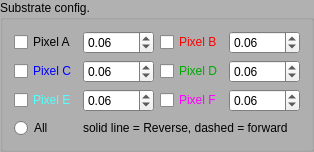
            <widget class="QGroupBox" name="groupBox_SubstrateConfig">
             <property name="palette">
              <palette>
               <active>
                <colorrole role="Base">
                 <brush brushstyle="SolidPattern">
                  <color alpha="255">
                   <red>255</red>
                   <green>255</green>
                   <blue>255</blue>
                  </color>
                 </brush>
                </colorrole>
                <colorrole role="Window">
                 <brush brushstyle="SolidPattern">
                  <color alpha="255">
                   <red>177</red>
                   <green>177</green>
                   <blue>177</blue>
                  </color>
                 </brush>
                </colorrole>
               </active>
               <inactive>
                <colorrole role="Base">
                 <brush brushstyle="SolidPattern">
                  <color alpha="255">
                   <red>255</red>
                   <green>255</green>
                   <blue>255</blue>
                  </color>
                 </brush>
                </colorrole>
                <colorrole role="Window">
                 <brush brushstyle="SolidPattern">
                  <color alpha="255">
                   <red>177</red>
                   <green>177</green>
                   <blue>177</blue>
                  </color>
                 </brush>
                </colorrole>
               </inactive>
               <disabled>
                <colorrole role="Base">
                 <brush brushstyle="SolidPattern">
                  <color alpha="255">
                   <red>177</red>
                   <green>177</green>
                   <blue>177</blue>
                  </color>
                 </brush>
                </colorrole>
                <colorrole role="Window">
                 <brush brushstyle="SolidPattern">
                  <color alpha="255">
                   <red>177</red>
                   <green>177</green>
                   <blue>177</blue>
                  </color>
                 </brush>
                </colorrole>
               </disabled>
              </palette>
             </property>
             <property name="cursor">
              <cursorShape>ArrowCursor</cursorShape>
             </property>
             <property name="autoFillBackground">
              <bool>true</bool>
             </property>
             <property name="title">
              <string>Substrate config.</string>
             </property>
             <property name="flat">
              <bool>false</bool>
             </property>
             <property name="checkable">
              <bool>false</bool>
             </property>
             <layout class="QGridLayout" name="gridLayout_6">
              <item row="0" column="0">
               <widget class="QCheckBox" name="checkBox_pixA">
                <property name="text">
                 <string>Pixel A</string>
                </property>
               </widget>
              </item>
              <item row="0" column="1">
               <widget class="QDoubleSpinBox" name="doubleSpinBox_pixAarea">
                <property name="maximum">
                 <double>1000.000000000000000</double>
                </property>
                <property name="value">
                 <double>0.060000000000000</double>
                </property>
               </widget>
              </item>
              <item row="0" column="2">
               <widget class="QCheckBox" name="checkBox_pixB">
                <property name="palette">
                 <palette>
                  <active>
                   <colorrole role="WindowText">
                    <brush brushstyle="SolidPattern">
                     <color alpha="255">
                      <red>255</red>
                      <green>0</green>
                      <blue>0</blue>
                     </color>
                    </brush>
                   </colorrole>
                  </active>
                  <inactive>
                   <colorrole role="WindowText">
                    <brush brushstyle="SolidPattern">
                     <color alpha="255">
                      <red>255</red>
                      <green>0</green>
                      <blue>0</blue>
                     </color>
                    </brush>
                   </colorrole>
                  </inactive>
                  <disabled>
                   <colorrole role="WindowText">
                    <brush brushstyle="SolidPattern">
                     <color alpha="255">
                      <red>120</red>
                      <green>120</green>
                      <blue>120</blue>
                     </color>
                    </brush>
                   </colorrole>
                  </disabled>
                 </palette>
                </property>
                <property name="text">
                 <string>Pixel B</string>
                </property>
               </widget>
              </item>
              <item row="0" column="3">
               <widget class="QDoubleSpinBox" name="doubleSpinBox_pixBarea">
                <property name="maximum">
                 <double>1000.000000000000000</double>
                </property>
                <property name="value">
                 <double>0.060000000000000</double>
                </property>
               </widget>
              </item>
              <item row="1" column="0">
               <widget class="QCheckBox" name="checkBox_pixC">
                <property name="palette">
                 <palette>
                  <active>
                   <colorrole role="WindowText">
                    <brush brushstyle="SolidPattern">
                     <color alpha="255">
                      <red>0</red>
                      <green>0</green>
                      <blue>255</blue>
                     </color>
                    </brush>
                   </colorrole>
                  </active>
                  <inactive>
                   <colorrole role="WindowText">
                    <brush brushstyle="SolidPattern">
                     <color alpha="255">
                      <red>0</red>
                      <green>0</green>
                      <blue>255</blue>
                     </color>
                    </brush>
                   </colorrole>
                  </inactive>
                  <disabled>
                   <colorrole role="WindowText">
                    <brush brushstyle="SolidPattern">
                     <color alpha="255">
                      <red>88</red>
                      <green>88</green>
                      <blue>88</blue>
                     </color>
                    </brush>
                   </colorrole>
                  </disabled>
                 </palette>
                </property>
                <property name="text">
                 <string>Pixel C</string>
                </property>
               </widget>
              </item>
              <item row="1" column="1">
               <widget class="QDoubleSpinBox" name="doubleSpinBox_pixCarea">
                <property name="maximum">
                 <double>1000.000000000000000</double>
                </property>
                <property name="value">
                 <double>0.060000000000000</double>
                </property>
               </widget>
              </item>
              <item row="1" column="2">
               <widget class="QCheckBox" name="checkBox_pixD">
                <property name="palette">
                 <palette>
                  <active>
                   <colorrole role="WindowText">
                    <brush brushstyle="SolidPattern">
                     <color alpha="255">
                      <red>0</red>
                      <green>170</green>
                      <blue>0</blue>
                     </color>
                    </brush>
                   </colorrole>
                  </active>
                  <inactive>
                   <colorrole role="WindowText">
                    <brush brushstyle="SolidPattern">
                     <color alpha="255">
                      <red>0</red>
                      <green>170</green>
                      <blue>0</blue>
                     </color>
                    </brush>
                   </colorrole>
                  </inactive>
                  <disabled>
                   <colorrole role="WindowText">
                    <brush brushstyle="SolidPattern">
                     <color alpha="255">
                      <red>88</red>
                      <green>88</green>
                      <blue>88</blue>
                     </color>
                    </brush>
                   </colorrole>
                  </disabled>
                 </palette>
                </property>
                <property name="text">
                 <string>Pixel D</string>
                </property>
               </widget>
              </item>
              <item row="1" column="3">
               <widget class="QDoubleSpinBox" name="doubleSpinBox_pixDarea">
                <property name="maximum">
                 <double>1000.000000000000000</double>
                </property>
                <property name="value">
                 <double>0.060000000000000</double>
                </property>
               </widget>
              </item>
              <item row="2" column="0">
               <widget class="QCheckBox" name="checkBox_pixE">
                <property name="palette">
                 <palette>
                  <active>
                   <colorrole role="WindowText">
                    <brush brushstyle="SolidPattern">
                     <color alpha="255">
                      <red>85</red>
                      <green>255</green>
                      <blue>255</blue>
                     </color>
                    </brush>
                   </colorrole>
                  </active>
                  <inactive>
                   <colorrole role="WindowText">
                    <brush brushstyle="SolidPattern">
                     <color alpha="255">
                      <red>85</red>
                      <green>255</green>
                      <blue>255</blue>
                     </color>
                    </brush>
                   </colorrole>
                  </inactive>
                  <disabled>
                   <colorrole role="WindowText">
                    <brush brushstyle="SolidPattern">
                     <color alpha="255">
                      <red>88</red>
                      <green>88</green>
                      <blue>88</blue>
                     </color>
                    </brush>
                   </colorrole>
                  </disabled>
                 </palette>
                </property>
                <property name="text">
                 <string>Pixel E</string>
                </property>
               </widget>
              </item>
              <item row="2" column="1">
               <widget class="QDoubleSpinBox" name="doubleSpinBox_pixEarea">
                <property name="maximum">
                 <double>1000.000000000000000</double>
                </property>
                <property name="value">
                 <double>0.060000000000000</double>
                </property>
               </widget>
              </item>
              <item row="2" column="2">
               <widget class="QCheckBox" name="checkBox_pixF">
                <property name="palette">
                 <palette>
                  <active>
                   <colorrole role="WindowText">
                    <brush brushstyle="SolidPattern">
                     <color alpha="255">
                      <red>255</red>
                      <green>0</green>
                      <blue>255</blue>
                     </color>
                    </brush>
                   </colorrole>
                  </active>
                  <inactive>
                   <colorrole role="WindowText">
                    <brush brushstyle="SolidPattern">
                     <color alpha="255">
                      <red>255</red>
                      <green>0</green>
                      <blue>255</blue>
                     </color>
                    </brush>
                   </colorrole>
                  </inactive>
                  <disabled>
                   <colorrole role="WindowText">
                    <brush brushstyle="SolidPattern">
                     <color alpha="255">
                      <red>88</red>
                      <green>88</green>
                      <blue>88</blue>
                     </color>
                    </brush>
                   </colorrole>
                  </disabled>
                 </palette>
                </property>
                <property name="text">
                 <string>Pixel F</string>
                </property>
               </widget>
              </item>
              <item row="2" column="3">
               <widget class="QDoubleSpinBox" name="doubleSpinBox_pixFarea">
                <property name="maximum">
                 <double>1000.000000000000000</double>
                </property>
                <property name="value">
                 <double>0.060000000000000</double>
                </property>
               </widget>
              </item>
              <item row="3" column="0">
               <widget class="QRadioButton" name="radioButton_pixAll">
                <property name="text">
                 <string>All</string>
                </property>
               </widget>
              </item>
              <item row="3" column="1" colspan="3">
               <widget class="QLabel" name="label_5">
                <property name="text">
                 <string>solid line = Reverse, dashed = forward</string>
                </property>
               </widget>
              </item>
             </layout>
            </widget>
